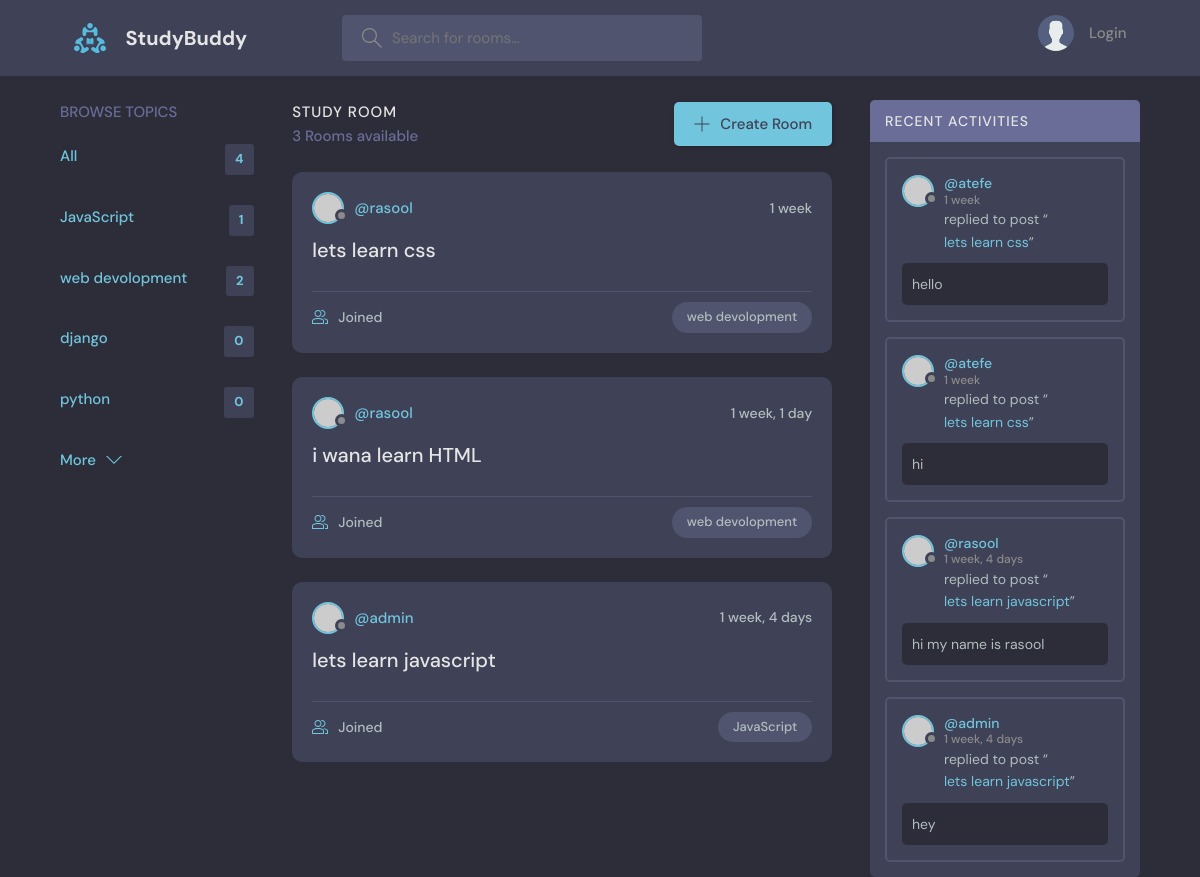
/, run on an earlier commit of the app's database.
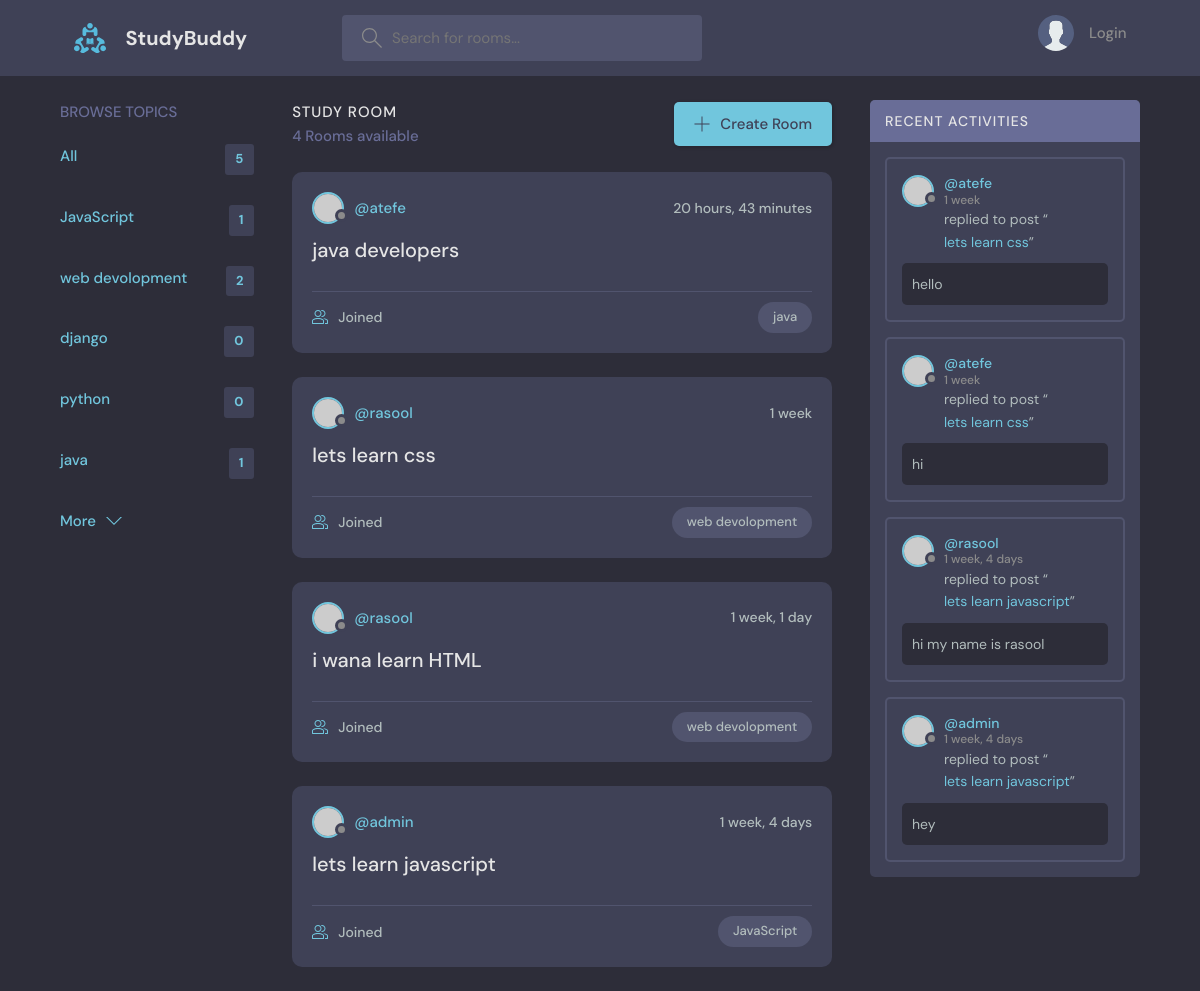
And on a later commit of the database.
### base/models.py (models this page shows, shortened)
class Topic(models.Model):
    name = models.CharField(_("name"), max_length=200)
    class Meta:
        verbose_name = 'topic'
        verbose_name_plural = 'topics'

class Room(models.Model):
    host = models.ForeignKey(User, verbose_name=_("host"), on_delete=models.SET_NULL, null=True)
    topic = models.ForeignKey("base.Topic", verbose_name=_("topic"), on_delete=models.SET_NULL, null=True)
    name = models.CharField(_("name"), max_length=200)
    description = models.TextField(_("description"), null=True, blank=True)
    participant = models.ManyToManyField(User, related_name="participant" , verbose_name=_("participants"))
    updated = models.DateTimeField(_("update"), auto_now=True)
    created = models.DateTimeField(_("create"), auto_now_add=True)
    def __str__(self):
        return self.name
    class Meta:
        db_table = 'Room'
        verbose_name = 'room'
        verbose_name_plural = 'rooms'
        ordering = ["-updated","-created"]

class Message(models.Model):
    user = models.ForeignKey(User, verbose_name=_("user"), on_delete=models.CASCADE)
    room = models.ForeignKey("base.Room", verbose_name=_("room"), on_delete=models.CASCADE)
    body = models.TextField(_("body"))
    updated = models.DateTimeField(_("update"), auto_now=True)
    created = models.DateTimeField(_("create"), auto_now_add=True)
    class Meta:
        ordering = ["-updated","-created"]
    def __str__(self):
        return self.body[:50]

### base/views.py (the view)
# urls.py: path("", views.home, name="home"),
def home(request):
    search = request.GET.get("q", "")
    rooms = Room.objects.filter(Q(topic__name__icontains=search) |
                                Q(host__username__icontains=search) |
                                Q(description__icontains=search))
    activities = Message.objects.filter(Q(room__topic__name__icontains=search))
    topic = Topic.objects.all()
    count = rooms.count()
    context = {"rooms": rooms, "topics": topic, "count": count,"activities":activities}
    return render(request, "base/home.html", context)

### base/templates/base/home.html (shortened to what this page needs)
{% extends "main.html" %}
{% block content %}
    <main class="layout layout--3">
      <div class="container">
            {% include "base/topics_component.html" %}
        <div class="roomList">
          <div class="roomList__header">
            <div>
              <h2>Study Room</h2>
              <p>{{count}} Rooms available</p>
            </div>
            <a class="btn btn--main" href="{% url 'create-room' %}">
              <svg version="1.1" xmlns="http://www.w3.org/2000/svg" width="32" height="32" viewBox="0 0 32 32">
                <title>add</title>
                <path
                  d="M16.943 0.943h-1.885v14.115h-14.115v1.885h14.115v14.115h1.885v-14.115h14.115v-1.885h-14.115v-14.115z"
                ></path>
              </svg>
              Create Room
            </a>
          </div>
          {% include "base/feed_component.html" %}
        </div>
        {% include "base/activity_component.html" %}
      </div>
    </main>
{% endblock %}

### base/templates/base/topics_component.html
<div class="topics">
    <div class="topics__header">
      <h2>Browse Topics</h2>
    </div>
    <ul class="topics__list">
      <li>
        <a href="{% url 'home' %}" class="active">All <span>{{topics.count}}</span></a>
      </li>
      {% for topic in topics  %}
      <li>
        <a href="{% url 'home'%}?q={{topic.name}} " class="active">{{topic.name}} <span>{{topic.room_set.all.count}}</span></a>
      </li>
      {% endfor %}
    </ul>
    <a class="btn btn--link" href="topics.html">
      More
      <svg version="1.1" xmlns="http://www.w3.org/2000/svg" width="32" height="32" viewBox="0 0 32 32">
        <title>chevron-down</title>
        <path d="M16 21l-13-13h-3l16 16 16-16h-3l-13 13z"></path>
      </svg>
    </a>
  </div>

### base/templates/base/feed_component.html (shortened to what this page needs)
{% for room in rooms  %}
<div class="roomListRoom">
    <div class="roomListRoom__header">
      <a href="{% url 'user-profile' room.host.id %}" class="roomListRoom__author">
        <div class="avatar avatar--small">
          <img src="https://randomuser.me/api/portraits/women/11.jpg" />
        </div>
        <span>@{{room.host.username}}</span>
      </a>
      <div class="roomListRoom__actions">
        <span>{{room.created | timesince}}</span>
      </div>
    </div>
    <div class="roomListRoom__content">
      <a href="{% url 'room' room.id %}">{{ room.name }}</a>
    </div>
    <div class="roomListRoom__meta">
      <a href="{% url 'room' room.id %}" class="roomListRoom__joined">
        {{room.participants.all.count}} Joined
      </a>
      <p class="roomListRoom__topic">{{room.topic.name}}</p>
    </div>
  </div>
  {% endfor %}

### base/templates/base/activity_component.html (shortened to what this page needs)
<div class="activities">
  <div class="activities__header">
    <h2>Recent Activities</h2>
  </div>
  {% for activity in activities  %}
  <div class="activities__box">
    <div class="activities__boxHeader roomListRoom__header">
      <a href="{% url 'user-profile' activity.user.id %}" class="roomListRoom__author">
        <div class="avatar avatar--small">
          <img src="https://randomuser.me/api/portraits/women/11.jpg" />
        </div>
        <p>
          @{{activity.user}}
          <span>{{activity.created|timesince}}</span>
        </p>
      </a>
    </div>
    <div class="activities__boxContent">
      <p>replied to post “<a href="{% url 'room' activity.room.id %}">{{activity.room}}</a>”</p>
      <div class="activities__boxRoomContent">
       {{activity}}
      </div>
    </div>
  </div>
  {% endfor %}
</div>

What changed in the data, as far as the page shows it:
added Topic: name "java", room_set.all.count "1"
added Room: host.username "atefe", created "20 hours, 43 minutes", name "java developers", topic.name "java"
Also different on the page:
{{ topics.count }}: "4" → "5"
{{ count }}: "3" → "4"
